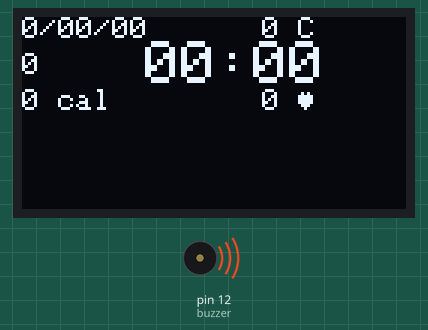
Simulated run of this sketch. Board: Arduino Uno, built with avr-gcc and run on an emulated ATmega328P. On the bench: 128×64 one-colour display, buzzer (waves = sounding, pin HIGH). Wiring (inferred from the names in the program): MPU-6050 motion sensor at I2C address 0x69. EEPROM starts erased; what the sketch prints to the serial monitor is not drawn.

Above: at 0.1 s.

Measured:
- what the display in image 0 shows lasts 0.5 s, from 0.1 s to 0.6 s

The sketch:

heartbeat.ino
```cpp
#include <Adafruit_SSD1306.h>
#include <splash.h>

#include <EEPROM.h>


#include <Wire.h>
#include "RTClib.h"

#include <Adafruit_SSD1306.h>

#define OLED_Address 0x3C
Adafruit_SSD1306 oled(1);
 const int MPU_ADDR = 0x69; // I2C address of the MPU-6050. If AD0 pin is set to HIGH, the I2C address will be 0x69.
 int value=0;

/////////////////////////////////////////////
int stepcount_sensitivity=15000;
/////////////////////////////////////////////
int count=0;
int bpm_arr[10],BPM1,BPM_FLAG=0,j=0;
int cal,flag1=0,x=0;
int lastx=0;
int lasty=0;
int LastTime=0;
int temp_count=0;
int16_t accelerometer_x, accelerometer_y, accelerometer_z; // variables for accelerometer raw data
int address=0;
int lacx=0,lacy=0,lacz=0,steps=0;
bool BPMTiming=false;
bool BeatComplete=false;
 unsigned int y;
  unsigned int m;
  unsigned int d;
   int h;
   int t;
  int flag=0;
  int temp_last;
char tmp_str[7]; // temporary variable used in convert function

char* convert_int16_to_str(int16_t i) {
  sprintf(tmp_str, "%6d", i);
  return tmp_str;
}
const int beat=A0; //Assigning pin A0 to variable beat
const int sensor=A1; // Assigning pin A1 to variable sensor
const int buzzer= 12; //Assigning buzzer pin
int temp;  //variable to store temperature in degree Celsius
float vout;  //temporary variable to hold sensor reading
int BPM=0;

RTC_DS3231 rtc;

#define UpperThreshold 410
#define LowerThreshold 400

void setup() {

      if(EEPROM.read(address)==255)
  EEPROM.write(address,0);

  steps=EEPROM.read(0);

  Serial.begin(9600);
  Serial.println(EEPROM.read(1));
   Serial.println("hi");
   if (! rtc.begin()) {
    Serial.println("Couldn't find RTC");
    //while (1);
  }

  if (rtc.lostPower()) {
    Serial.println("RTC lost power, lets set the time!");
  }
  // Comment out below lines once you set the date & time.
    // Following line sets the RTC to the date & time this sketch was compiled
   rtc.adjust(DateTime(F(__DATE__), F(__TIME__)));

   Wire.begin();
  Wire.beginTransmission(MPU_ADDR); // Begins a transmission to the I2C slave (GY-521 board)
  Wire.write(0x6B); // PWR_MGMT_1 register
  Wire.write(0); // set to zero (wakes up the MPU-6050)
  Wire.endTransmission(true);
  pinMode(sensor,INPUT);
  pinMode(beat,INPUT); // Configuring pin A1 as input
  //pinMode(13,OUTPUT);
  pinMode(buzzer,OUTPUT);

  digitalWrite(12,HIGH);

  oled.begin(SSD1306_SWITCHCAPVCC, OLED_Address);
  oled.clearDisplay();
  oled.setTextSize(1);
  Serial.println("hi");


}


void loop()
{
   /*DateTime no = rtc.now();
    y=no.year();

   m=no.month();
   d=no.day();
   h=no.hour();
   t=no.minute();
   if (temp_count==0)
  {
   vout=analogRead(sensor);
   vout=(vout*500)/1023;
   temp=vout;
   //temp=temp/90;
  }
   if ((temp-temp_last)>2)
   temp=temp+1;
   if ((temp_last-temp)>2)
   temp=temp-1;

     temp_last=temp;
  }

   temp_count++;

   if (temp_count==90)
   {
    temp_count=0;
    }

   //int value1 = analogRead(beat);
   temp=millis();


   while(millis()<(temp+10000))

   {

      if(analogRead(beat)>650)

        {

         count=count+1;


  }

   }


         count=count*6;


 temp=0;

 while(1);
 */oled.setTextColor(WHITE);

 /* Wire.beginTransmission(MPU_ADDR);
  Wire.write(0x3B); // starting with register 0x3B (ACCEL_XOUT_H) [MPU-6000 and MPU-6050 Register Map and Descriptions Revision 4.2, p.40]
  Wire.endTransmission(false); // the parameter indicates that the Arduino will send a restart. As a result, the connection is kept active.
  Wire.requestFrom(MPU_ADDR, 7*2, true); // request a total of 7*2=14 registers


  accelerometer_x = Wire.read()<<8 | Wire.read(); // reading registers: 0x3B (ACCEL_XOUT_H) and 0x3C (ACCEL_XOUT_L)
  accelerometer_y = Wire.read()<<8 | Wire.read(); // reading registers: 0x3D (ACCEL_YOUT_H) and 0x3E (ACCEL_YOUT_L)
  accelerometer_z = Wire.read()<<8 | Wire.read(); // reading registers: 0x3F (ACCEL_ZOUT_H) and 0x40 (ACCEL_ZOUT_L)
 int p= accelerometer_x-lacx;
 int q =accelerometer_y-lacy;
 int r= accelerometer_z-lacz;
 if(p>stepcount_sensitivity ||q>stepcount_sensitivity||r>stepcount_sensitivity)
 {
  if (flag==0)
  {steps++;
  EEPROM.write(address,steps);
  Serial.print("Steps");
  flag=1;}
  if (flag==1)
  {
    flag=0;}
  //Serial.println(EEPROM.read(address),DEC);
  }
  cal=0.04*steps;

  lacx=accelerometer_x;
  lacy=accelerometer_y;
  lacz=accelerometer_z;
  Serial.print("aX = "); Serial.print(convert_int16_to_str(accelerometer_x));
  Serial.print(" | aY = "); Serial.print(convert_int16_to_str(accelerometer_y));
  Serial.print(" | aZ = "); Serial.print(convert_int16_to_str(accelerometer_z));
  Serial.println();
  */
   oled.writeFillRect(0,50,128,16,BLACK);


   oled.clearDisplay();
   oled.setTextSize(2);
   oled.setCursor(41,8);
   if (h >= 0 && h < 10)
   oled.print('0');
   oled.print(h);
   oled.print(":");
   if (t >= 0 && t < 10)
   oled.print('0');
   oled.print(t);
   Serial.print(h);
   Serial.print(":");
   Serial.println(t);
   oled.setTextSize(1);


   {
    oled.setTextSize(1);

   oled.setCursor(0,0);
   oled.print(y);
   oled.print("/");

   if (m >= 0 && m < 10)
   oled.print('0');
   oled.print(m);
   oled.print("/");
  if (d >= 0 && d < 10)
   oled.print('0');
   oled.print(d);

   oled.setCursor(80,0);
   oled.print(temp);
   oled.print(" C ");

   oled.setCursor(0,24);
   oled.print(cal);
   oled.print(" cal ");
   }

   {
   // steps=EEPROM.read(address);
   oled.setCursor(0,12);
   oled.print(steps);
   //oled.print(" STEPS");
   oled.setCursor(80,24);
   {
    oled.print(BPM);
    oled.print(" ");
   }
   oled.display();
   }
    oled.write(3);


    oled.display();

  Serial.print(BPM);
  Serial.println(" BPM");

  Serial.print(temp);
  Serial.println(" C");

  delay(500);
  x++;
}
```
